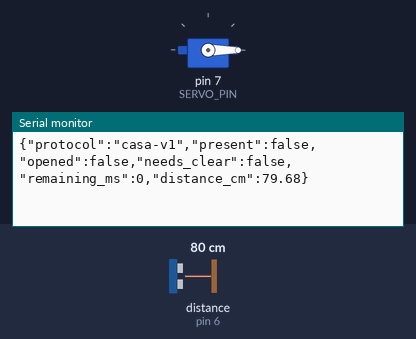
Simulated run of this sketch. Board: Arduino Uno, built with avr-gcc and run on an emulated ATmega328P. On the bench: servo, the last lines printed to the serial monitor. Wiring (inferred from the names in the program): ultrasonic range finder: trigger pin 5; echo pin 6. The inputs (shaded band) are chosen by the test bench; at power-on: distance to the obstacle (sensor on pin 6) 80 cm. The echo pulse lasts 58.3 µs per cm.

Above: at 1.2 s.
1.3 s: distance to the obstacle (sensor on pin 6) set to 4 cm
At 1.78 s:
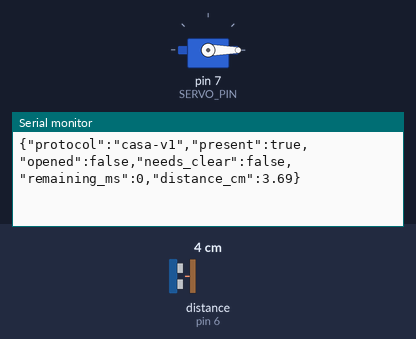
3.5 s: distance to the obstacle (sensor on pin 6) set to 60 cm
At 3.61 s:
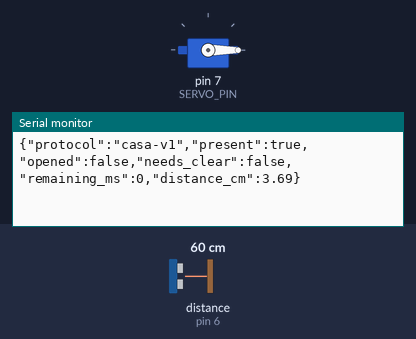
Timing chart, 0 to 6.5 s (numbered marks = the images above; inputs shaded):
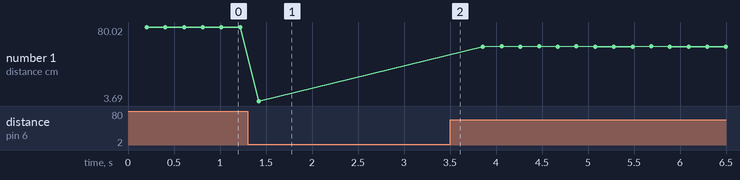

The sketch:

casa.ino
```cpp
#include <Servo.h>
#include <string.h>

void report(const char *requestId = NULL, bool accepted = false);

// Solo casa: no se utiliza el sistema del peaje.
const byte TRIG_PIN = 5;
const byte ECHO_PIN = 6;
const byte SERVO_PIN = 7;
const float DETECT_DISTANCE_CM = 10.0;
const float CLEAR_DISTANCE_CM = 12.0;
const unsigned long OPEN_TIME = 5000;
const unsigned long SAMPLE_TIME = 80;

// Cambia a true SOLO para comprobar si el servo se mueve al arrancar.
// Después de la prueba, vuelve a false y carga el programa nuevamente.
const bool PRUEBA_SERVO = false;

Servo door;
bool personPresent = false;
bool doorOpened = false;
bool needsClear = false;
byte nearSamples = 0;
byte farSamples = 0;
float distanceCm = -1;
unsigned long openedAt = 0;
unsigned long lastSample = 0;
unsigned long lastReport = 0;
char inputBuffer[64];
byte inputLength = 0;
bool inputOverflow = false;

void report(const char *requestId, bool accepted) {
  unsigned long remaining = 0;
  unsigned long elapsed = millis() - openedAt;
  if (doorOpened && elapsed < OPEN_TIME) remaining = OPEN_TIME - elapsed;
  Serial.print(F("{\"protocol\":\"casa-v1\",\"present\":"));
  Serial.print(personPresent ? F("true") : F("false"));
  Serial.print(F(",\"opened\":"));
  Serial.print(doorOpened ? F("true") : F("false"));
  Serial.print(F(",\"needs_clear\":"));
  Serial.print(needsClear ? F("true") : F("false"));
  Serial.print(F(",\"remaining_ms\":"));
  Serial.print(remaining);
  Serial.print(F(",\"distance_cm\":"));
  if (distanceCm < 0) Serial.print(F("null"));
  else Serial.print(distanceCm);
  if (requestId != NULL) {
    Serial.print(F(",\"request_id\":\""));
    Serial.print(requestId);
    Serial.print(F("\",\"accepted\":"));
    Serial.print(accepted ? F("true") : F("false"));
  }
  Serial.println(F("}"));
  lastReport = millis();
}

void closeIfDue() {
  if (doorOpened && millis() - openedAt >= OPEN_TIME) {
    door.write(0);
    doorOpened = false;
    report();
  }
}

void handleCommand() {
  // Solo se aceptan identificadores hexadecimales de longitud fija.
  if (strncmp(inputBuffer, "OPEN ", 5) != 0 || inputLength != 21) return;
  const char *id = inputBuffer + 5;
  for (byte i = 0; i < 16; ++i) {
    if (!((id[i] >= '0' && id[i] <= '9') || (id[i] >= 'a' && id[i] <= 'f'))) return;
  }
  bool allowed = personPresent && !doorOpened && !needsClear;
  if (allowed) {
    door.write(90);
    doorOpened = true;
    needsClear = true;
    openedAt = millis();
  }
  report(id, allowed);
}

void readCommands() {
  // Limitar bytes por vuelta para no interrumpir el cierre automático.
  for (byte count = 0; count < 64 && Serial.available(); ++count) {
    char c = Serial.read();
    if (c == '\n') {
      inputBuffer[inputLength] = '\0';
      if (!inputOverflow) handleCommand();
      inputLength = 0;
      inputOverflow = false;
    } else if (c != '\r') {
      if (inputLength < sizeof(inputBuffer) - 1) inputBuffer[inputLength++] = c;
      else inputOverflow = true;
    }
  }
}

void measure() {
  digitalWrite(TRIG_PIN, LOW);
  delayMicroseconds(2);
  digitalWrite(TRIG_PIN, HIGH);
  delayMicroseconds(10);
  digitalWrite(TRIG_PIN, LOW);
  unsigned long duration = pulseIn(ECHO_PIN, HIGH, 25000UL);
  distanceCm = duration ? duration * 0.0343 / 2.0 : -1;

  // Dos lecturas cercanas para detectar; tres lejanas para retirar presencia.
  // Detecta a 10 cm o menos; libera desde 12 cm para evitar parpadeos.
  if (distanceCm >= 2 && distanceCm <= DETECT_DISTANCE_CM) {
    if (nearSamples < 2) ++nearSamples;
    farSamples = 0;
    if (nearSamples >= 2) personPresent = true;
  } else if (distanceCm < 0 || distanceCm < 2 || distanceCm >= CLEAR_DISTANCE_CM) {
    nearSamples = 0;
    if (farSamples < 3) ++farSamples;
    if (farSamples >= 3) personPresent = false;
  } else {
    nearSamples = 0;
    farSamples = 0;
  }
  if (!personPresent && !doorOpened) needsClear = false;
}

void setup() {
  Serial.begin(115200);
  pinMode(TRIG_PIN, OUTPUT);
  pinMode(ECHO_PIN, INPUT);
  digitalWrite(TRIG_PIN, LOW);
  door.attach(SERVO_PIN);
  door.write(0);

  if (PRUEBA_SERVO) {
    delay(500);
    door.write(90);
    delay(1000);
    door.write(0);
    delay(500);
  }

  report();
}

void loop() {
  closeIfDue();
  if (millis() - lastSample >= SAMPLE_TIME) {
    lastSample = millis();
    measure();
  }
  closeIfDue();
  readCommands();
  if (millis() - lastReport >= 200) report();
}
```

Measured:
- after the input at 1.3 s, the serial monitor: prints a new line after 0.12 s (image 1)
- plotted number 1: 79.68 → 3.69 after the input at 1.3 s, 3.69 → 59.68 after the input at 3.5 s
